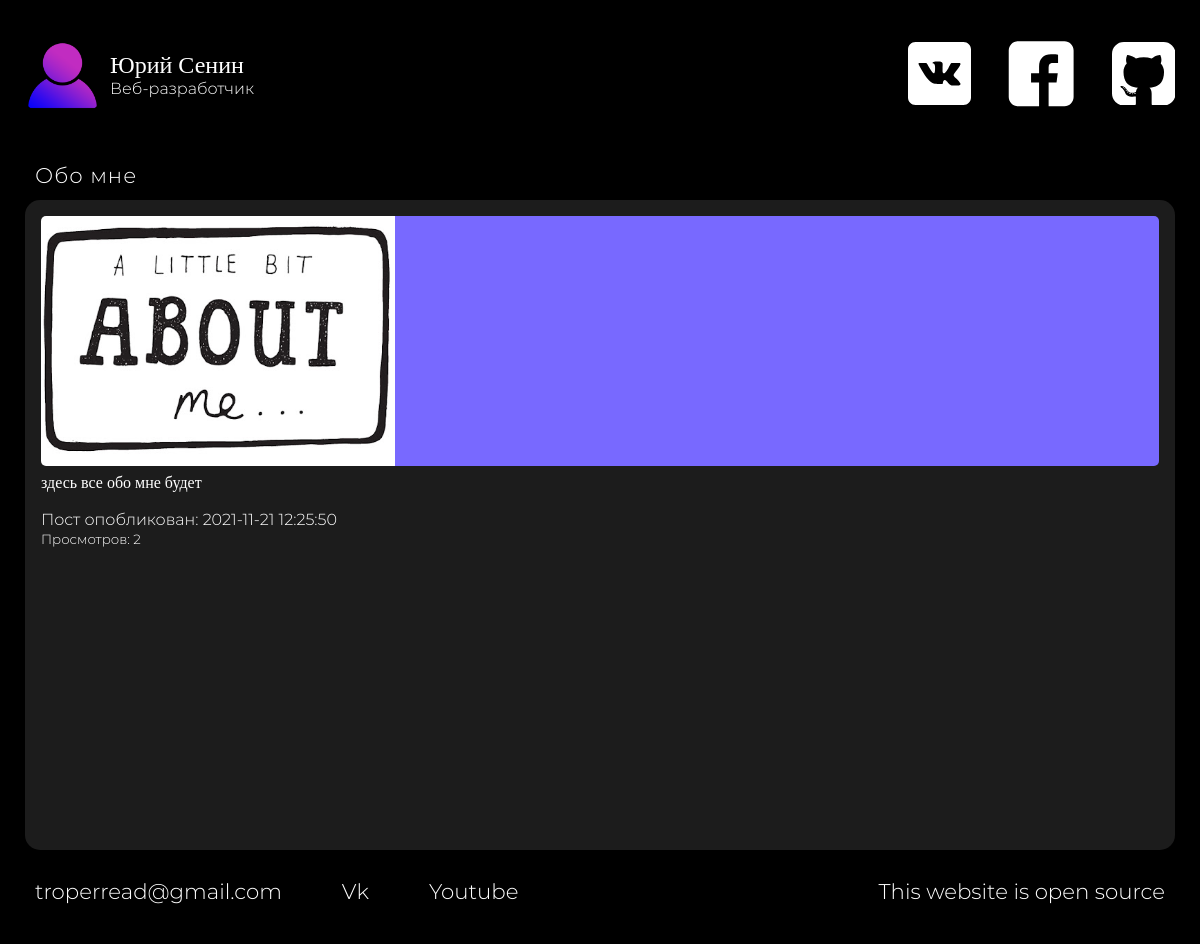
/articles/1, run on the app's committed database.
### tables this page shows
CREATE TABLE `articles` (
  `id` int NOT NULL,
  `title` varchar(64) NOT NULL,
  `image` varchar(64) DEFAULT NULL,
  `content` text NOT NULL,
  `pubdate` varchar(32) NOT NULL,
  `views` int NOT NULL DEFAULT '1',
  `deleted` tinyint(1) NOT NULL DEFAULT '0'
);

### config/routes.php (called while the page is built)
<?php
return array(
    'articles/([0-9]+)' => 'Articles/view/$1',
    'articles' => 'articles/index',
    'admin/login' => 'admin/login',
    'admin/auth' => 'admin/auth',
    'admin/editprewiew' => 'admin/editpreview',
    'admin/saveEditPost' => 'admin/saveEditPost',
    'admin/newpostspreview' => 'admin/newpostspreview',
    'admin/addnewpost' => 'admin/addnewpost',
    'admin/addposts' => 'admin/addposts',
    'admin/allposts' => 'admin/seeall',
    'admin/logout' => 'admin/logout',
    'admin/deletepost/([0-9]+)' => 'admin/deletepost/$1',
    'admin/editpost/([0-9]+)' => 'admin/editpost/$1',
    'admin' => 'admin/index',
    'index.php' => 'site/index',
    '' => 'site/index',
);
?>

### controllers/ArticlesController.php (called while the page is built, shortened)
<?php
require_once ROOT . '/models/article.php';
class ArticlesController
{
    public function actionView($id) {
        $result = Article::getart($id);
        require_once(ROOT.'/views/article.php');
        return true;
    }
}
?>

### models/article.php (called while the page is built, shortened)
<?php
class Article
{
    public static function getart($id) {
        global $db, $connection;
        $query = "SELECT * FROM articles where `id`=$id";
        $result = mysqli_query($connection, $query) or die(mysqli_error($connection));
        $data = mysqli_fetch_assoc($result);
        return array($data);
    }
}
?>

### views/includes/articlecontent.php (the view, shortened to what this page needs)
<main>
    <h1 class="h2-like"><?php echo $result[0]['title']; ?></h1>
    <div class="articlewrapper">
        <div class="articleMainImage" style="background-image: url('../../uploads/images/<?php echo $result[0]['image']; ?>');"></div>
        <span>
            <?php echo $result[0]['content']; ?>
        </span><br><br>
        <span class="dateart">Пост опобликован: <?php echo $result[0]['pubdate']; ?></span><br>
        <span class="dateart"><small>Просмотров: <?php echo $result[0]['views']; ?></small></span><br>
    </div>
</main>

### components/Router.php (shortened to what this page needs)
<?php
class Router {
    private $routes;
    public function __construct()
    {
        $routesPath = ROOT.'/config/routes.php';
        $this->routes = include ($routesPath);
    }
    private function getUrl() {
        if (!empty($_SERVER['REQUEST_URI'])) {
            return trim($_SERVER['REQUEST_URI'], '/');
        }
    }
    public function run(){
        $url = $this->getUrl();
        foreach ($this->routes as $urlpattern => $path) {
            if (preg_match("~$urlpattern~", $url)) {
                $internalRoute = preg_replace("~$urlpattern~", $path, $url);
                $segments = explode('/', $internalRoute);
                $controllerName = array_shift($segments).'Controller';
                $actionName = 'action'.ucfirst(array_shift($segments));
                $parameters = $segments;
                $controllerObject = new $controllerName;
                $result = call_user_func_array(array($controllerObject, $actionName), $parameters);
                if ($result != null) {
                    break;
                }
            }
        }
    }
}

### views/includes/header.php (shortened to what this page needs)
<header>
    <div class="logo">
        <img src="/views/img/avatar.png">
        <a href="../"><div class="logowrapper">
            <span class="logoname">Юрий Сенин</span>
            <span class="logotag">Веб-разработчик</span>
        </div></a>
    </div>
    <div class="uplinks">
        <a href="https://vk.com/Graveddd"></a>
        <a href="https://facebook.com"></a>
        <a href="https://github.com/Gravedd"></a>
    </div>
</header>

### views/includes/footer.php
<footer>
    <div><a target="_blank" href="mailto:troperread@gmail.com">troperread@gmail.com</div></a>
    <div><a target="_blank" href="https://vk.com/graveddd">Vk</div></a>
    <div><a target="_blank" href="https://www.youtube.com/">Youtube</div></a>
    <div class="opensourse"><a target="_blank" href="https://github.com/Gravedd/Portfolio">This website is open source</div></a>
</footer>

### views/css/style.css (style rules this page uses)
:root { --main-color: #ffffff; --main-dop-color: #dcdcdc; --bg-color: #000000; --bg-dop-color: #1c1c1c; --bg-dop2-color: #2f2f2f; --cont-color: #7869ff; --cont2-color: #2196F3; --scale: 1.04; }
* { margin: 0; box-sizing: border-box; }
a { color: white; text-decoration: none; }
body { background-color: var(--bg-color); color: var(--main-color); height: 2000px; font-family: OpenSans; transition: 0.5s; }
header { width: 100%; height: 100px; display: flex; flex-direction: row; margin-bottom: 25px; }
.logo { width: 40%; height: 100%; display: flex; align-items: center; }
.logo img { height: 75px; width: 75px; display: block; margin-right: 10px; }
.logowrapper { display: flex; flex-direction: column; }
.logoname { font-size: 18pt; }
.logotag { font-family: Montserrat-light; }
.uplinks { width: 60%; height: 100%; display: flex; justify-content: end; align-items: center; }
main { display: flex; flex-direction: column; }
.h2-like { font-size: 16pt; width: 100%; line-height: 30px; height: 50px; padding: 10px 10px; letter-spacing: 1px; font-family: Montserrat-light; font-weight: normal; }
footer { width: 100%; height: 50px; line-height: 50px; display: flex; flex-direction: row; font-size: 16pt; }
footer div { margin-right: 40px; padding: 0 10px; font-family: Montserrat-light; }
.opensourse { margin-left: auto; margin-right: 0; align-self: end; }
.linksvg { fill: white; transition: 0.25s; margin-right: 30px; }
.uplinks a:last-child .linksvg { margin-right: 0px; }
.dateart { font-family: Montserrat-light; }
.articlewrapper { width: 100%; min-height: 650px; background-color: var(--bg-dop-color); border-radius: 15px; padding: 16px; margin-bottom: 16px; }
.articleMainImage { background-color: var(--cont-color); width: 100%; height: 250px; border-radius: 5px; background-size: contain; margin-bottom: 8px; background-repeat: no-repeat; }

### data on the page
articles: title "Обо мне", image (picture), content "здесь все обо мне будет", pubdate "2021-11-21 12:25:50", views "2"
